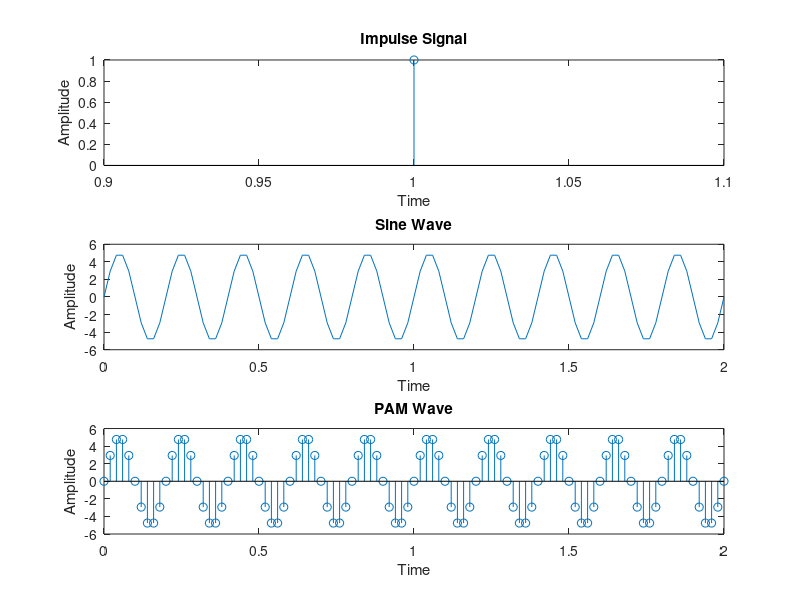

This figure's MATLAB source:
clc;
close all;
clear all;
a=input('Enter the amplitude =');
f=input('Enter the frequency =');
t=0:0.02:2;
x1=1; %generation of an impulse
x2=a*sin(2*pi*f*t); %generation of sine wave 
y=x1.*x2; %modulation step
subplot(3,1,1);
stem(x1);
title('Impulse Signal');
xlabel('Time');
ylabel('Amplitude');
subplot(3,1,2) %for sine wave plot
plot(t,x2);
title('Sine Wave');
xlabel('Time');
ylabel('Amplitude');
subplot(3,1,3); %PAM Wave Plot
stem(t,y);
title('PAM Wave');
xlabel('Time');
ylabel('Amplitude');
